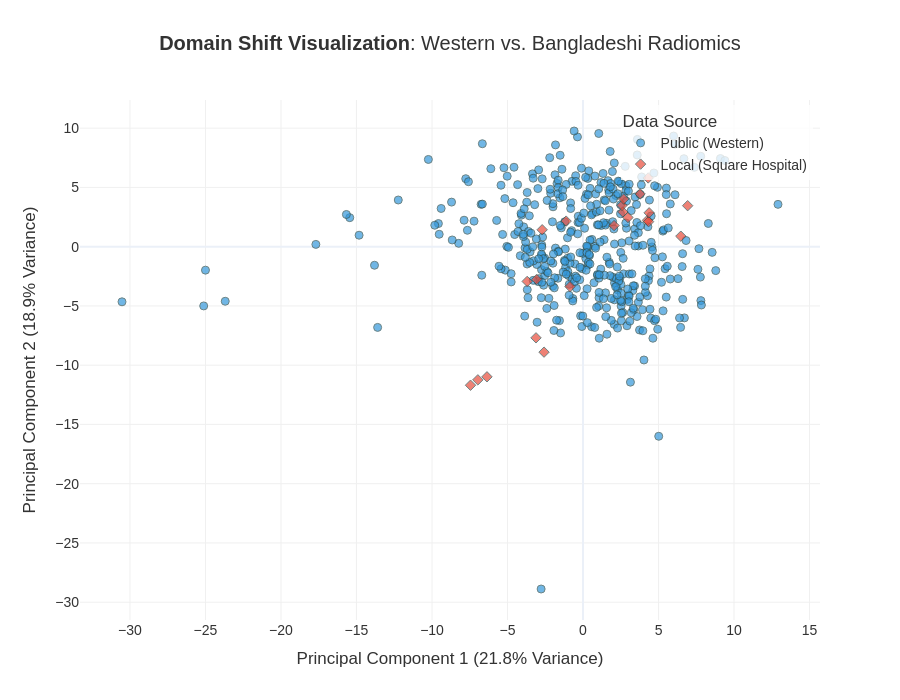

Notebook cell for this chart:
### Code cell
# ... (Previous code remains the same: Imports, Loading, PCA calculation) ...

# --- MODERN PLOTLY VISUALIZATION ---
import plotly.express as px
import plotly.io as pio

# Set modern template
pio.templates.default = "plotly_white"

print("\nGenerating Interactive Domain Shift Plot...")

# Create Interactive Scatter Plot
fig = px.scatter(
    pca_df, 
    x='PC1', 
    y='PC2', 
    color='Cohort',
    symbol='Cohort', # Different shapes for different sources
    color_discrete_map={
        'Public (Western)': '#3498db',        # Professional Blue
        'Local (Square Hospital)': '#e74c3c'  # Professional Red
    },
    title='<b>Domain Shift Visualization</b>: Western vs. Bangladeshi Radiomics',
    labels={
        'PC1': f'Principal Component 1 ({pca.explained_variance_ratio_[0]:.1%} Variance)',
        'PC2': f'Principal Component 2 ({pca.explained_variance_ratio_[1]:.1%} Variance)'
    },
    opacity=0.7,
    width=900,
    height=700
)

# Polish the Design
fig.update_traces(marker=dict(size=8, line=dict(width=1, color='DarkSlateGrey')))
fig.update_layout(
    font=dict(family="Arial", size=14, color="#333"),
    title=dict(x=0.5, font=dict(size=20)), # Center title
    legend=dict(
        title=dict(text='Data Source'),
        yanchor="top", y=0.99,
        xanchor="right", x=0.99,
        bgcolor="rgba(255,255,255,0.8)"
    ),
    xaxis=dict(showgrid=True, gridcolor='#f0f0f0'),
    yaxis=dict(showgrid=True, gridcolor='#f0f0f0')
)

# Show
fig.show()

# Save High-Res
output_html = "../Results/Figure_Radiomics_DomainShift_Interactive.html"
output_png = "../Results/Figure_Radiomics_DomainShift.png"

fig.write_html(output_html)
print(f"Interactive Graph saved to: {output_html}")

try:
    fig.write_image(output_png, scale=3)
    print(f"Static Image saved to: {output_png}")
except:
    print("Install 'kaleido' to save static PNGs.")

### Figure 1 — Plotly figure (JSON) as saved in the notebook; plotly's stock layout.template omitted (floating-point values rounded to 4 significant figures; data arrays with more than 128 entries replaced by an {"elided": "..."} marker saying what was removed)
{"data": [{"hovertemplate": "Cohort=Public (Western)<br>Principal Component 1 (21.8% Variance)=%{x}<br>Principal Component 2 (18.9% Variance)=%{y}<extra></extra>", "legendgroup": "Public (Western)", "marker": {"color": "#3498db", "line": {"color": "DarkSlateGrey", "width": 1}, "opacity": 0.7, "size": 8, "symbol": "circle"}, "mode": "markers", "name": "Public (Western)", "orientation": "v", "showlegend": true, "type": "scatter", "x": {"elided": "421 float values"}, "xaxis": "x", "y": {"elided": "421 float values"}, "yaxis": "y"}, {"hovertemplate": "Cohort=Local (Square Hospital)<br>Principal Component 1 (21.8% Variance)=%{x}<br>Principal Component 2 (18.9% Variance)=%{y}<extra></extra>", "legendgroup": "Local (Square Hospital)", "marker": {"color": "#e74c3c", "line": {"color": "DarkSlateGrey", "width": 1}, "opacity": 0.7, "size": 8, "symbol": "diamond"}, "mode": "markers", "name": "Local (Square Hospital)", "orientation": "v", "showlegend": true, "type": "scatter", "x": [4.266, 4.342, 6.93, 2.058, 4.314, -2.581, -2.704, 2.639, -6.963, 2.976, -6.36, 2.583, -3.696, 6.478, -3.113, -0.861, -7.449, 2.694, -3.068, 3.778, 4.378, -1.118], "xaxis": "x", "y": [2.221, 2.109, 3.46, 1.781, 5.799, -8.9, 1.427, 2.931, -11.24, 2.462, -10.98, 3.484, -2.933, 0.8847, -7.693, -3.368, -11.69, 4.018, -2.763, 4.447, 2.857, 2.156], "yaxis": "y"}], "layout": {"font": {"color": "#333", "family": "Arial", "size": 14}, "height": 700, "legend": {"bgcolor": "rgba(255,255,255,0.8)", "title": {"text": "Data Source"}, "tracegroupgap": 0, "x": 0.99, "xanchor": "right", "y": 0.99, "yanchor": "top"}, "title": {"font": {"size": 20}, "text": "<b>Domain Shift Visualization</b>: Western vs. Bangladeshi Radiomics", "x": 0.5}, "width": 900, "xaxis": {"anchor": "y", "domain": [0, 1], "gridcolor": "#f0f0f0", "showgrid": true, "title": {"text": "Principal Component 1 (21.8% Variance)"}}, "yaxis": {"anchor": "x", "domain": [0, 1], "gridcolor": "#f0f0f0", "showgrid": true, "title": {"text": "Principal Component 2 (18.9% Variance)"}}}}
